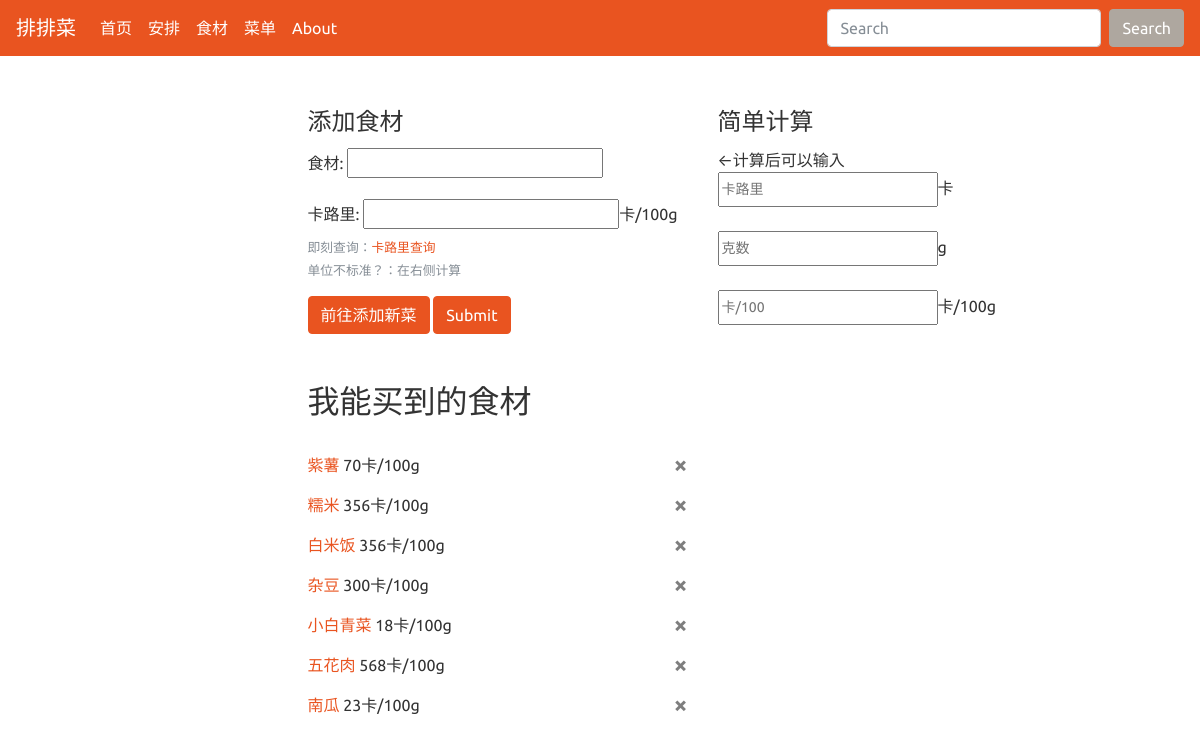
The page /ingredient/ on the database as committed earlier.
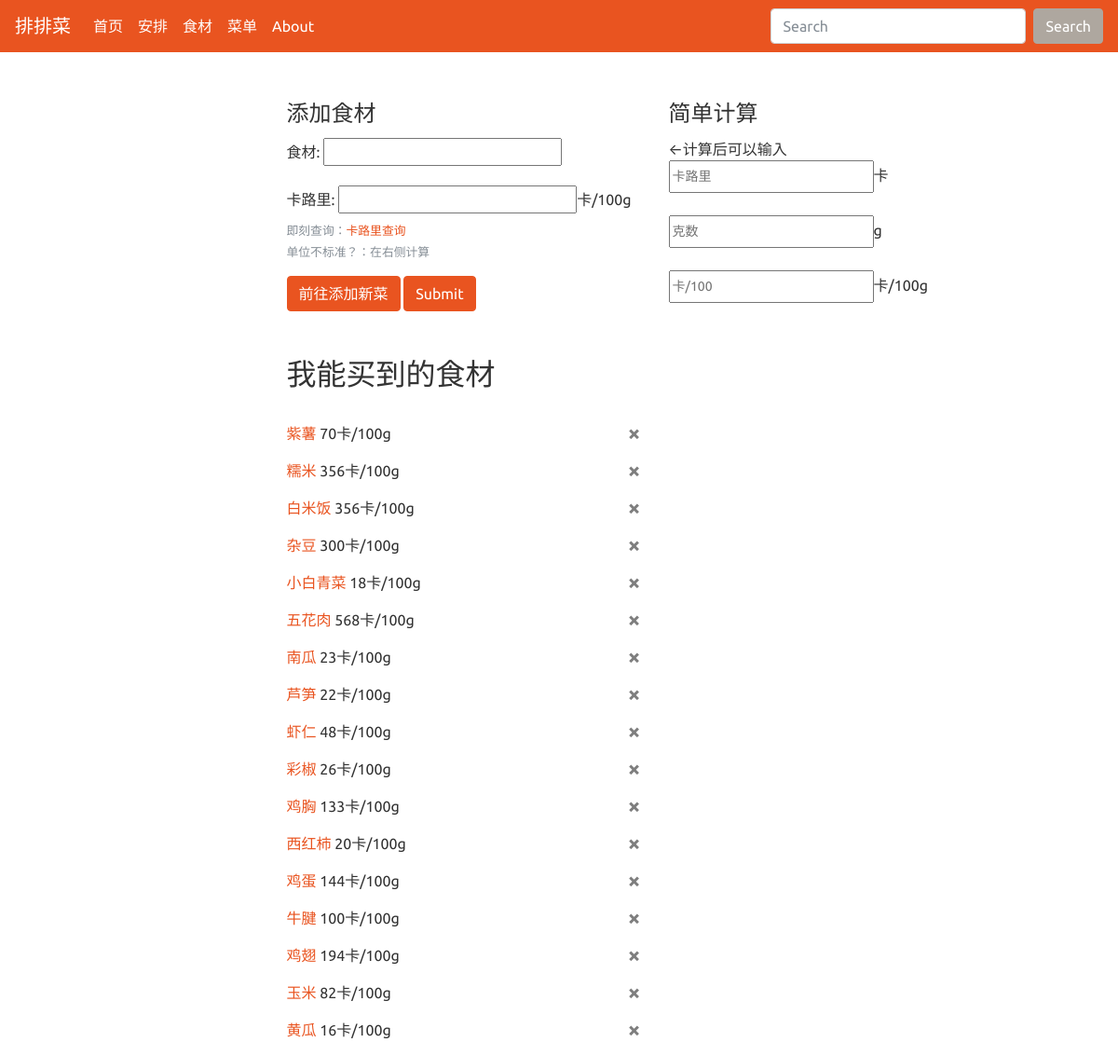
The same page on the database as committed later.
### AutoGener/models.py (models this page shows, shortened)
class CanGet(models.Model):
    name = models.CharField(max_length=10)
    cal = models.PositiveIntegerField()

### AutoGener/views.py (the view, shortened to what this page needs)
# urls.py: path('ingredient/', views.get_ingredient, name='ingredient')
def get_ingredient(request):
    form = IngredientForm()
    ingredientlist = CanGet.objects.all()
    duplicate = ''
    context = {'ingredientlist': ingredientlist, 'form': form, 'duplicate': duplicate}
    return render(request, 'AutoGener/ingredientform.html', context)

### AutoGener/forms.py
class IngredientForm(forms.ModelForm):
    name = forms.CharField(max_length=10)
    cal = forms.NumberInput()
    class Meta:
        model = CanGet
        fields = ['name', 'cal']
        labels = {
            'name': '食材'
        }

### templates/AutoGener/ingredientform.html (shortened to what this page needs)
{% extends 'AutoGener/base.html' %}
{% block main %}
<div class = "dishBlock">
  <form action="/ingredient/" method="post">
    <fieldset>
      <legend>添加食材</legend>
      <div class="form-group">
        <label for="exampleInputPassword1">食材:</label>
        {{ form.name }}
      </div>
      <div class="form-group">
        <label for="exampleInputPassword1">卡路里:</label>
        {{ form.cal }}卡/100g
        <small id="fileHelp" class="form-text text-muted">即刻查询：<a href="http://www.boohee.com/food/" target="_blank">卡路里查询</a></a></small>
        <small id="fileHelp" class="form-text text-muted">单位不标准？：在右侧计算</small>
      </div>
      <a class="btn btn-primary" target="_blank" href="{% url 'AutoGener:dish' %}" >前往添加新菜</a>
      <button type="submit" class="btn btn-primary">Submit</button>
    </fieldset>
  </form>
</div>
<br>
<br>
<div>
  <div>
  <h2>我能买到的食材</h2>
  <br>
  {% for inge in ingredientlist %}
      <form action="/ingredient/" method="get">
        <p> <a href="#">{{ inge.name }}</a> {{ inge.cal }}卡/100g
      <button type="button" href="{% url 'AutoGener:ingredient' %}" class="close" data-dismiss="alert" id="closeButton">&times;</button>
        </p>
    </form>
  {% empty %}
    <div><p>还没有食材哦！</p></div>
  {% endfor %}
    </div>
</div>
{% endblock %}
{% block side %}
  <div>
  <legend>简单计算</legend>
    <p>←计算后可以输入
    <br>
    <input id="calo" class="col-form-label col-form-label-sm" placeholder="卡路里" />卡
    <br>
    <br>
    <input id="weight" class="col-form-label col-form-label-sm" placeholder="克数" />g
    <br>
    <br>
    <input id="cal" class="col-form-label col-form-label-sm" placeholder="卡/100" />卡/100g</p>
  </div>
{% endblock %}

### templates/AutoGener/base.html (shortened to what this page needs)
{% load static %}
<!DOCTYPE html>
<html lang="en">
<head>
    <link rel="stylesheet" href="{% static 'AutoGener/css/bootstrap.css' %}" />
</head>
<body>
<nav class="navbar navbar-expand-lg navbar-dark bg-primary">
  <a class="navbar-brand" href="{% url 'AutoGener:index' %}">排排菜</a>
  <div class="collapse navbar-collapse" id="navbarColor01">
    <ul class="navbar-nav mr-auto">
      <li class="nav-item active">
        <a class="nav-link" href="{% url 'AutoGener:index' %}">首页 <span class="sr-only">(current)</span></a>
      </li>
      <li class="nav-item active">
        <a class="nav-link" href="{% url 'AutoGener:schedule' %}">安排</a>
      </li>
      <li class="nav-item active">
        <a class="nav-link" href="{% url 'AutoGener:ingredient' %}">食材</a>
      </li>
      <li class="nav-item active">
        <a class="nav-link" href="{% url 'AutoGener:dish' %}">菜单</a>
      </li>
      <li class="nav-item active">
        <a class="nav-link" href="#">About</a>
      </li>
    </ul>
    <form class="form-inline my-2 my-lg-0">
      <input class="form-control mr-sm-2" type="text" placeholder="Search">
      <button class="btn btn-secondary my-2 my-sm-0" type="submit">Search</button>
    </form>
  </div>
</nav>
<br>
<br>
<div class = "row">
  <div class="col-md-3">
  </div>
<div class="col-md-4">
  {% block main %}
  {% endblock %}
</div>
<div class="col-md-4">
    {% block side %}
    {% endblock %}
</div>
</div>
</body>
</html>

Rows that differ between the two databases and show on the page:
added CanGet: name "芦笋", cal "22"
added CanGet: name "虾仁", cal "48"
added CanGet: name "彩椒", cal "26"
added CanGet: name "鸡胸", cal "133"
added CanGet: name "西红柿", cal "20"
added CanGet: name "鸡蛋", cal "144"
added CanGet: name "牛腱", cal "100"
added CanGet: name "鸡翅", cal "194"
added CanGet: name "玉米", cal "82"
added CanGet: name "黄瓜", cal "16"
